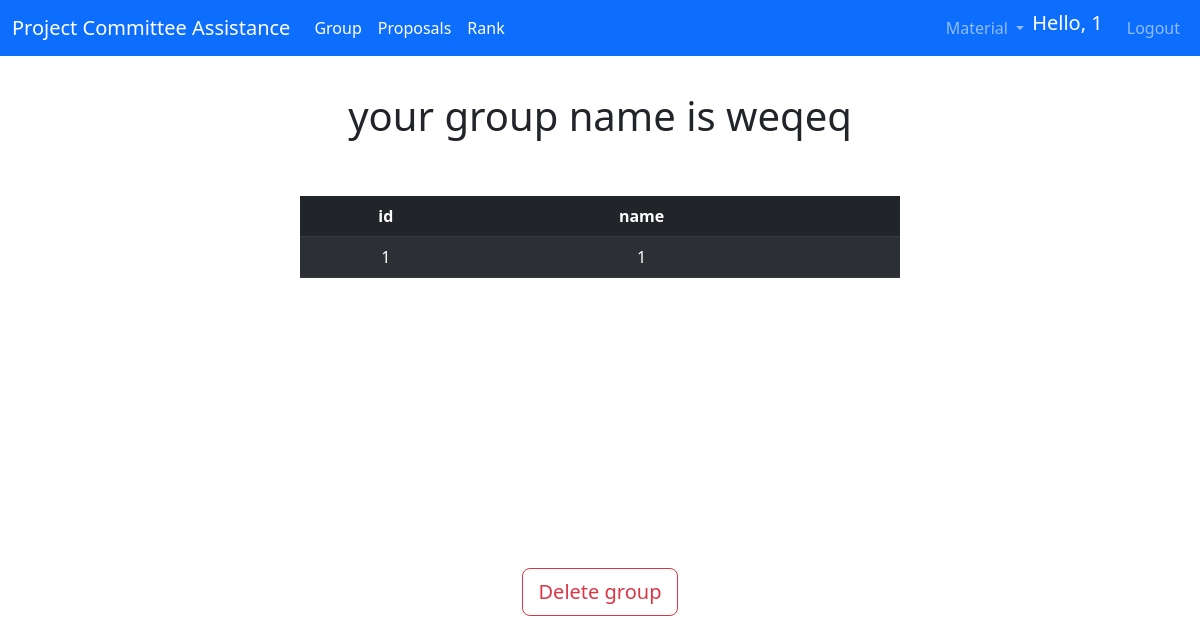
/group (signed in), run on an earlier commit of the app's database.
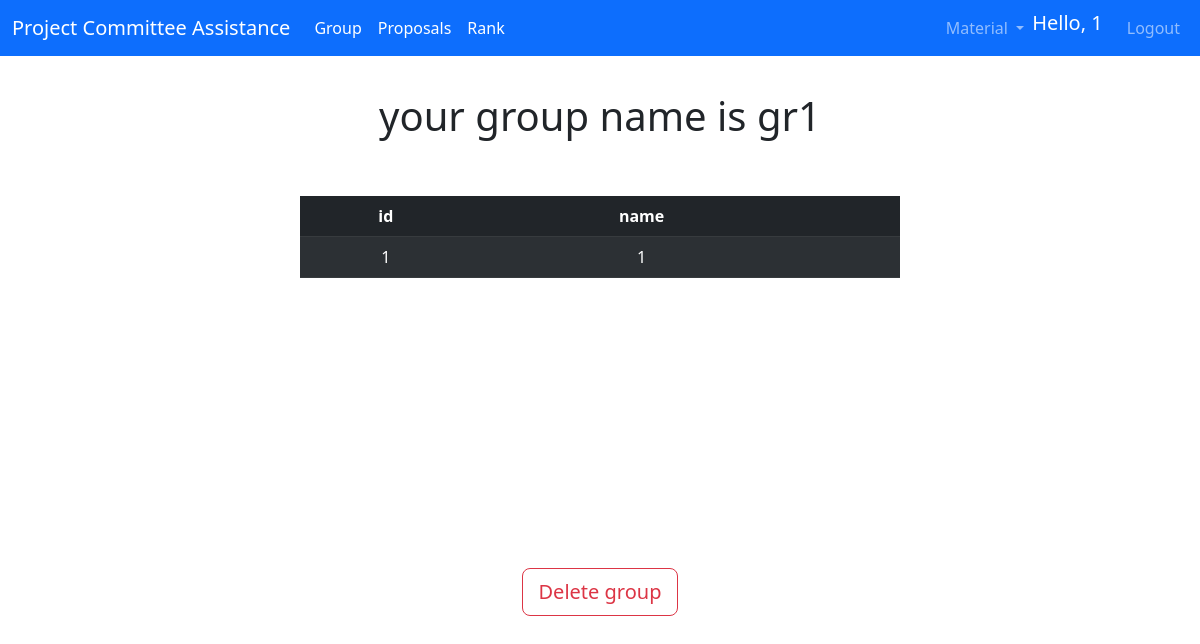
And on a later commit of the database.
### app/models.py (models this page shows, shortened)
class Group(db.Model):
    id = db.Column(db.Integer, primary_key=True)
    gpa = db.Column(db.Float)
    name = db.Column(db.String(20), nullable=False, unique=True)
    score = db.Column(db.Integer)
    ranked = db.Column(db.Boolean, default=False)
    members = db.relationship('User', backref='group', lazy=True)
    holder = db.relationship('Proposal', backref='group', lazy=True)

### app/routes.py (the view)
@app.route('/group', methods=['GET', 'POST'])
@login_required
@isStudent()
def group():
    if current_user.member is None:
        return redirect(url_for('joinGroup'))
    group = Group.query.filter_by(id = current_user.member).first()
    members = group.members
    return render_template("group.html", title='Group', group = group)

### app/models.py (called while the page is built)
@login.user_loader
def load_user(id):
    return User.query.get(int(id))

### app/templates/group.html (shortened to what this page needs)
{% extends "base.html" %}
{% block content %}
<h1 class="d-flex aligns-items-center justify-content-center header" style= "margin-top: 3%;">your group name is {{group.name}}</h1>
<br>
<br>
<div class="text-center" style="margin-left : 25% ;width: 50%;">
<table class="table d-table table-dark table-striped">
    <thead>
        <tr>
        <th scope="col">id</th>
        <th scope="col">name</th>
        {% if current_user.leader %}
        <th scope="col"></th>
        {% endif %}
        </tr>
    </thead>
    <tbody>
        {% for member in group.members %}
        <tr>
            <td>{{ member.sId }}</td>
            <td>{{ member.username }}</td>
            {% if current_user.leader %}
            <td>
            </td>
            {% endif %}
        </tr>
        {% endfor %}
    </tbody>
</table>
</div>
<br>
{% if group.ranked %}
    {% if current_user.leader %}
    <div class="text-center" style="margin-top: 250px;"> <a href="{{ url_for('deleteGroup', id=group.id)}}" class="btn btn-outline-danger btn-lg" style="margin-bottom: 10px ;">Delete group</a> </div>
    {% else %}
    <div class="text-center" style="margin-top: 250px;"> <a href="{{ url_for('leaveGroup', id=current_user.id)}}" class="btn btn-outline-danger btn-lg" style="margin-bottom: 10px ;">Leave group</a> </div>
{% endif %}
{% endif %}
{% endblock %}

What changed in the data, as far as the page shows it:
removed Group: name "weqeq"
added Group: name "gr1"
